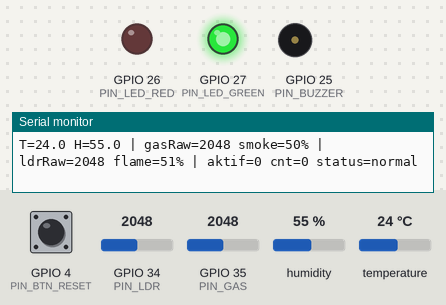
A sketch run on a simulated ESP32. Parts: output pins drawn as LEDs (lit = HIGH), buzzer (waves = sounding), the last lines printed to the serial monitor. Dashed ring = blinking. The test bench sets the inputs (shaded band); at power-on: GPIO 35 (PIN_GAS) = 2048, GPIO 34 (PIN_LDR) = 2048, GPIO 4 (PIN_BTN_RESET) HIGH, humidity 55 %, temperature 24 °C (analog values on the 0–4095 scale). WiFi joins after 1.5 s; servers stay silent unless stated; uploads are accepted with an empty reply; random numbers use the default seed unless the sketch sets one; no MQTT or app messages arrive unless stated.

Above: at 1.8 s.
1.9 s: GPIO 35 (PIN_GAS) set to 2409
6.5 s: GPIO 35 (PIN_GAS) set to 2515
At 7.9 s:
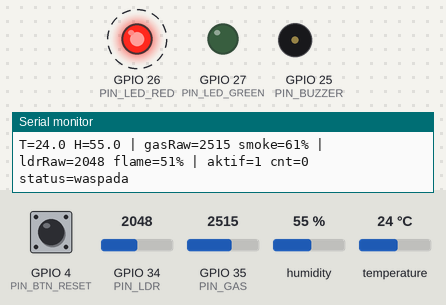
10.0 s: GPIO 34 (PIN_LDR) set to 1370
13.7 s: GPIO 34 (PIN_LDR) set to 1313
At 16.75 s:
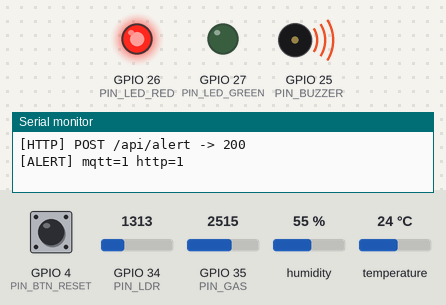
21.0 s: GPIO 4 (PIN_BTN_RESET) pulled LOW for 0.15 s
At 22.25 s:
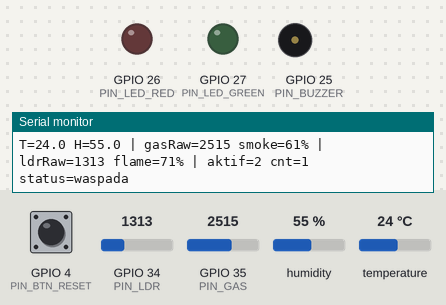
28.9 s: GPIO 4 (PIN_BTN_RESET) pulled LOW for 3.2 s
At 30.0 s:
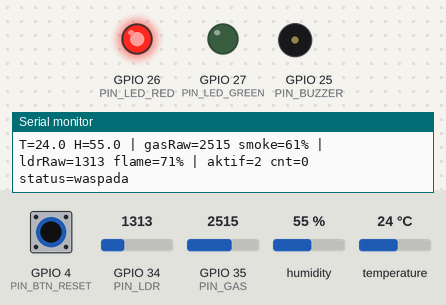
Timing chart, 0 to 34.6 s (numbered marks = the images above; inputs shaded):
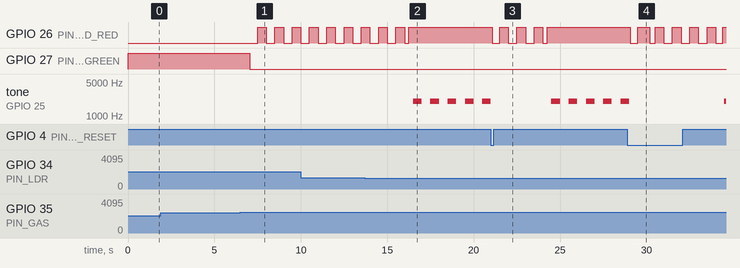

Measured:
- the behaviour switches between 2457 and 2458 on GPIO 35 (PIN_GAS) (found by bisection; images 0 and 1)
- the behaviour switches between 1340 and 1339 on GPIO 34 (PIN_LDR) (found by bisection; images 1 and 2)
- after the input at 6.5 s, GPIO 26 (PIN_LED_RED): alternates HIGH for 0.50 s and LOW for 0.50 s, starting after 1.0 s; GPIO 27 (PIN_LED_GREEN): HIGH → LOW after 0.56 s
- after the input at 13.7 s, tone on GPIO 25 (PIN_BUZZER): alternates 2000 Hz for 0.50 s and silent for 0.50 s, starting after 2.8 s
- after the input at 21.0 s, GPIO 26 (PIN_LED_RED): goes 3 × (LOW 0.44 s, HIGH 0.50 s), LOW 0.26 s, then HIGH, starting after 0.06 s
- after the input at 28.9 s, GPIO 26 (PIN_LED_RED): goes LOW 0.44 s, HIGH 0.70 s, LOW 0.30 s, 3 × (HIGH 0.50 s, LOW 0.50 s), HIGH 0.50 s, LOW 0.41 s, then HIGH, starting after 0.16 s

The sketch:

sketch.ino
```cpp
// Deteksi Kebakaran Dini v2 - ESP32 + DHT22 + Gas sensor (MQ-2 Wokwi) + LDR flame + MQTT
// Status: normal -> waspada (1 sensor lewat batas) -> bahaya (>=2 sensor, terkonfirmasi, latching)

#include <WiFi.h>
#include <WiFiClientSecure.h>
#include <HTTPClient.h>
#include <PubSubClient.h>
#include <ArduinoJson.h>
#include <DHT.h>

// ---------- Konfigurasi ----------
const char* WIFI_SSID   = "Wokwi-GUEST";
const char* WIFI_PASS   = "";
const char* MQTT_HOST   = "broker.hivemq.com";
const uint16_t MQTT_PORT = 1883;
const char* DEVICE_ID   = "esp32-01";

// Backend Vercel (Telegram + Supabase). Isi setelah deploy.
// API_KEY harus sama dengan env DEVICE_API_KEY di Vercel. Jangan bagikan project Wokwi ini secara publik.
const char* API_BASE = "https://pendeteksi-api-dini-web.vercel.app";
const char* API_KEY  = "924bfc4e04d20c543b34e1b10fc8bda98359ab641d1b4eb9";

// Ganti suffix agar topik unik di broker publik (samakan dengan flow Node-RED)
#define TOPIC_BASE "kampus/iot/kebakaran/"
const char* T_TELEMETRY = TOPIC_BASE "telemetry";
const char* T_STATUS    = TOPIC_BASE "status";
const char* T_COMMAND   = TOPIC_BASE "command";
const char* T_ALERT     = TOPIC_BASE "alert";

// Pin
const int PIN_DHT = 15;
const int PIN_GAS = 35;     // AOUT sensor gas (ADC1)
const int PIN_LDR = 34;     // AO LDR (ADC1)
const int PIN_BTN_RESET = 4;
const int PIN_LED_RED = 26, PIN_LED_GREEN = 27, PIN_BUZZER = 25;

// Kalibrasi LDR: isi dari nilai RAW di Serial Monitor.
// RAW_DARK  = nilai saat gelap (tidak ada api), RAW_BRIGHT = nilai saat terang kuat (api).
// Boleh dibalik (RAW_DARK > RAW_BRIGHT atau sebaliknya), map() menangani keduanya.
const int LDR_RAW_DARK = 4000;
const int LDR_RAW_BRIGHT = 200;
// Kalibrasi gas: RAW saat udara bersih dan saat gas/asap maksimum
const int GAS_RAW_CLEAN = 0;
const int GAS_RAW_MAX = 4095;

// Ambang (contoh simulasi, justifikasi di laporan) + hysteresis
const float TEMP_ON = 50.0, TEMP_OFF = 45.0;      // deg C
const float SMOKE_ON = 60.0, SMOKE_OFF = 40.0;    // % level gas
const float FLAME_ON = 70.0, FLAME_OFF = 50.0;    // % intensitas cahaya (LDR)
const int CONFIRM_N = 3;                          // sampel berturut-turut (1 s/sampel)

// Interval (ms)
const unsigned long SAMPLE_MS = 1000;
const unsigned long TELEMETRY_MS = 5000;
const unsigned long MQTT_RETRY_MS = 5000;
const unsigned long ALERT_COOLDOWN_MS = 60000;
const unsigned long HISTORY_MS = 30000;           // simpan riwayat ke Supabase tiap 30 detik

// ---------- State ----------
DHT dht(PIN_DHT, DHT22);
WiFiClient wifi;
PubSubClient mqtt(wifi);

float temperature = NAN, humidity = NAN, smoke = 0, flame = 0;
int gasRaw = 0, ldrRaw = 0;
bool tempHigh = false, smokeHigh = false, flameHigh = false;
int activeCount = 0;
int confirmCount = 0;
bool latched = false;
const char* statusStr = "normal";
const char* lastStatus = "";

unsigned long tSample = 0, tTelemetry = 0, tMqttTry = 0, tLastAlert = 0, tHistory = 0;
bool alertSentOnce = false;
bool resetRequested = false;

// ---------- MQTT ----------
void onMessage(char* topic, byte* payload, unsigned int len) {
  String msg;
  for (unsigned int i = 0; i < len; i++) msg += (char)payload[i];
  msg.trim();
  msg.toLowerCase();
  if (msg == "reset") resetRequested = true;
}

void publishStatus() {
  JsonDocument d;
  d["device"] = DEVICE_ID;
  d["status"] = statusStr;
  d["alarm"] = latched;
  d["buzzer"] = latched;
  d["ts_ms"] = millis();
  char buf[192];
  size_t n = serializeJson(d, buf);
  mqtt.publish(T_STATUS, (const uint8_t*)buf, n, true);
}

void publishTelemetry() {
  JsonDocument d;
  d["device"] = DEVICE_ID;
  if (!isnan(temperature)) d["temperature"] = temperature;
  if (!isnan(humidity)) d["humidity"] = humidity;
  d["smoke"] = round(smoke);
  d["flame"] = round(flame);
  d["status"] = statusStr;
  d["alarm"] = latched;
  d["ts_ms"] = millis();
  char buf[256];
  size_t n = serializeJson(d, buf);
  mqtt.publish(T_TELEMETRY, (const uint8_t*)buf, n);
}

void publishAlert() {
  JsonDocument d;
  d["device"] = DEVICE_ID;
  d["event"] = "potensi_kebakaran";
  d["temperature"] = temperature;
  d["smoke"] = round(smoke);
  d["flame"] = round(flame);
  d["status"] = statusStr;
  d["ts_ms"] = millis();
  char buf[256];
  size_t n = serializeJson(d, buf);
  mqtt.publish(T_ALERT, (const uint8_t*)buf, n);
}

// Kirim pembacaan terkini ke backend Vercel (path: /api/alert atau /api/telemetry)
bool postApi(const char* path) {
  if (WiFi.status() != WL_CONNECTED) return false;
  JsonDocument d;
  d["device"] = DEVICE_ID;
  if (!isnan(temperature)) d["temperature"] = temperature;
  if (!isnan(humidity)) d["humidity"] = humidity;
  d["smoke"] = round(smoke);
  d["flame"] = round(flame);
  d["status"] = statusStr;
  d["ts_ms"] = millis();
  String body;
  serializeJson(d, body);

  WiFiClientSecure secure;
  secure.setInsecure();               // simulasi: sertifikat tidak diverifikasi
  HTTPClient http;
  http.setConnectTimeout(3000);
  http.setTimeout(4000);
  if (!http.begin(secure, String(API_BASE) + path)) {
    Serial.printf("[HTTP] begin gagal, cek API_BASE (harus diawali https://): %s\n", API_BASE);
    return false;
  }
  http.addHeader("Content-Type", "application/json");
  http.addHeader("x-api-key", API_KEY);
  int code = http.POST(body);
  http.end();
  Serial.printf("[HTTP] POST %s -> %d\n", path, code);
  return code >= 200 && code < 300;
}

void mqttMaintain() {
  if (WiFi.status() != WL_CONNECTED) {
    if (millis() - tMqttTry >= MQTT_RETRY_MS) {
      tMqttTry = millis();
      WiFi.begin(WIFI_SSID, WIFI_PASS);
    }
    return;
  }
  if (mqtt.connected()) { mqtt.loop(); return; }
  if (millis() - tMqttTry < MQTT_RETRY_MS) return;
  tMqttTry = millis();
  String cid = String(DEVICE_ID) + "-" + String((uint32_t)esp_random(), HEX);
  Serial.println("[MQTT] connecting...");
  if (mqtt.connect(cid.c_str(), nullptr, nullptr, T_STATUS, 0, true,
                   "{\"device\":\"esp32-01\",\"status\":\"offline\"}")) {
    mqtt.subscribe(T_COMMAND);
    publishStatus();
    Serial.println("[MQTT] connected");
  } else {
    Serial.printf("[MQTT] failed rc=%d\n", mqtt.state());
  }
}

// ---------- Logika ----------
float rawToPercent(int raw, int rawLow, int rawHigh) {
  float p = (float)(raw - rawLow) * 100.0f / (float)(rawHigh - rawLow);
  return constrain(p, 0.0f, 100.0f);
}

int readAvg(int pin) {
  long sum = 0;
  for (int i = 0; i < 8; i++) sum += analogRead(pin);
  return sum / 8;
}

void sampleSensors() {
  float t = dht.readTemperature();
  float h = dht.readHumidity();
  if (!isnan(t)) temperature = t;   // abaikan NaN, pakai nilai terakhir
  if (!isnan(h)) humidity = h;

  gasRaw = readAvg(PIN_GAS);
  ldrRaw = readAvg(PIN_LDR);
  smoke = rawToPercent(gasRaw, GAS_RAW_CLEAN, GAS_RAW_MAX);
  flame = rawToPercent(ldrRaw, LDR_RAW_DARK, LDR_RAW_BRIGHT);

  if (temperature > TEMP_ON) tempHigh = true;
  else if (temperature <= TEMP_OFF) tempHigh = false;
  if (smoke > SMOKE_ON) smokeHigh = true;
  else if (smoke <= SMOKE_OFF) smokeHigh = false;
  if (flame > FLAME_ON) flameHigh = true;
  else if (flame <= FLAME_OFF) flameHigh = false;

  activeCount = (int)tempHigh + (int)smokeHigh + (int)flameHigh;

  // bahaya bila minimal 2 dari 3 sensor aktif dan bertahan CONFIRM_N sampel
  if (activeCount >= 2) confirmCount++;
  else confirmCount = 0;

  if (confirmCount >= CONFIRM_N) latched = true;

  if (resetRequested || digitalRead(PIN_BTN_RESET) == LOW) {
    resetRequested = false;
    latched = false;
    confirmCount = 0;
    alertSentOnce = false;
    Serial.println("[RESET] alarm direset");
  }

  if (latched) statusStr = "bahaya";
  else if (activeCount >= 1) statusStr = "waspada";
  else statusStr = "normal";
}

void driveOutputs() {
  bool blink = (millis() / 500) % 2;
  if (latched) {
    digitalWrite(PIN_LED_RED, HIGH);
    digitalWrite(PIN_LED_GREEN, LOW);
    if (blink) tone(PIN_BUZZER, 2000); else noTone(PIN_BUZZER);
  } else if (strcmp(statusStr, "waspada") == 0) {
    digitalWrite(PIN_LED_RED, blink);
    digitalWrite(PIN_LED_GREEN, LOW);
    noTone(PIN_BUZZER);
  } else {
    digitalWrite(PIN_LED_RED, LOW);
    digitalWrite(PIN_LED_GREEN, HIGH);
    noTone(PIN_BUZZER);
  }
}

void handleAlert() {
  if (!latched) return;
  bool cooled = !alertSentOnce || (millis() - tLastAlert >= ALERT_COOLDOWN_MS);
  if (cooled) {
    if (mqtt.connected()) publishAlert();
    bool ok = postApi("/api/alert");   // Telegram + log database, tidak bergantung MQTT
    alertSentOnce = true;
    tLastAlert = millis();
    Serial.printf("[ALERT] mqtt=%d http=%d\n", mqtt.connected(), ok);
  }
}

void setup() {
  Serial.begin(115200);
  pinMode(PIN_BTN_RESET, INPUT_PULLUP);
  pinMode(PIN_LED_RED, OUTPUT);
  pinMode(PIN_LED_GREEN, OUTPUT);
  pinMode(PIN_BUZZER, OUTPUT);
  dht.begin();
  analogReadResolution(12);

  WiFi.mode(WIFI_STA);
  WiFi.begin(WIFI_SSID, WIFI_PASS);
  mqtt.setServer(MQTT_HOST, MQTT_PORT);
  mqtt.setBufferSize(512);
  mqtt.setCallback(onMessage);
}

void loop() {
  mqttMaintain();
  unsigned long now = millis();

  if (now - tSample >= SAMPLE_MS) {
    tSample = now;
    sampleSensors();
    // gasRaw dan ldrRaw dicetak untuk kalibrasi
    Serial.printf("T=%.1f H=%.1f | gasRaw=%d smoke=%.0f%% | ldrRaw=%d flame=%.0f%% | aktif=%d cnt=%d status=%s\n",
                  temperature, humidity, gasRaw, smoke, ldrRaw, flame, activeCount, confirmCount, statusStr);
    if (mqtt.connected() && strcmp(statusStr, lastStatus) != 0) publishStatus();
    lastStatus = statusStr;
    handleAlert();
  }

  if (now - tTelemetry >= TELEMETRY_MS) {
    tTelemetry = now;
    if (mqtt.connected()) publishTelemetry();
  }

  if (now - tHistory >= HISTORY_MS) {
    tHistory = now;
    postApi("/api/telemetry");
  }

  driveOutputs();   // lokal, tetap jalan walau MQTT putus
}
```
